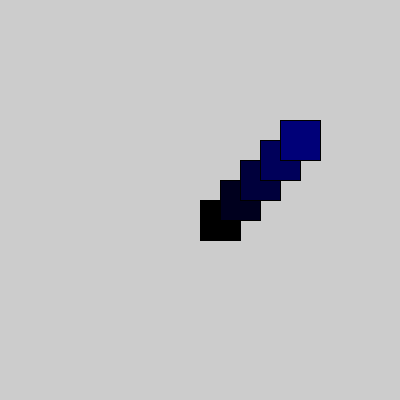
Frame 1 (no input)
Frame 60 (the mouse pressed at the canvas centre just before this capture): identical to frame 1, image omitted
Frame 120 (the mouse held since frame 60 and released just before this capture): identical to frame 1, image omitted

The Processing sketch that drew this single still picture (run headless with seeded random() and noise(); from frame 60 on, the mouse is pressed at the canvas centre):

// Processing sketch: lots_of_squares
// ── lots_of_squares.pde
void setup(){
  size (400, 400);
}
void draw(){ 
  for(int i=0; i<5; i++) {
    fill(0,0,30*i);
    rect(width/2 + i*20, height/2 - i*20, 40, 40);
}
} 
